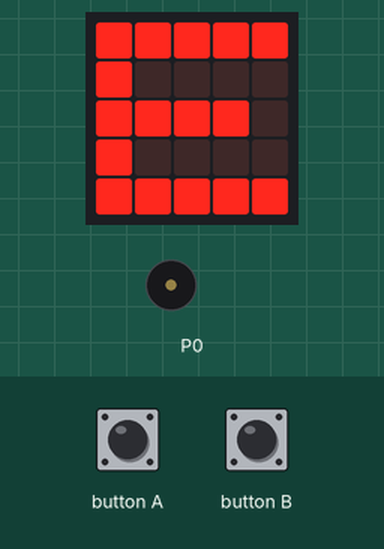
Recording of a program running on a simulated BBC micro:bit running MicroPython. Shown: the board's 5×5 LED display, buzzer (waves = sounding). The test bench sets the inputs (shaded band).

Above: at 1.2 s.
1.3 s: button A pressed for 0.15 s
At 1.6 s:
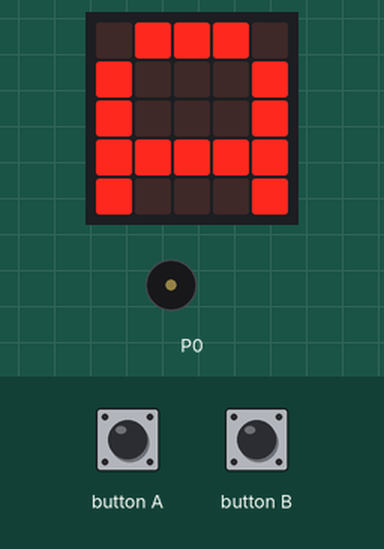
2.9 s: button A pressed for 1 s
At 4.0 s:
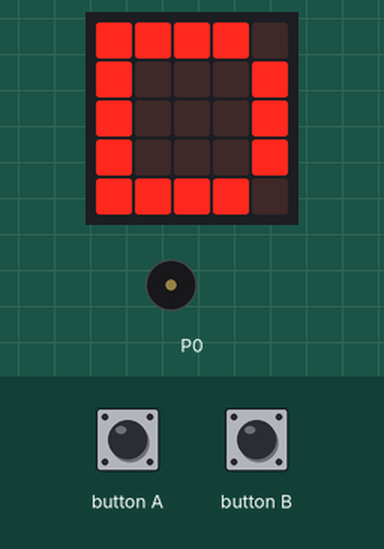
5.4 s: button A pressed for 0.15 s
At 5.9 s:
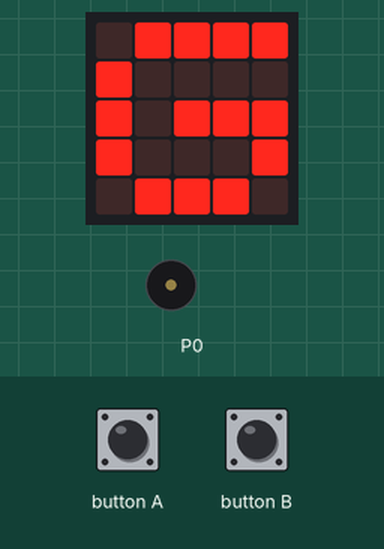
7.0 s: button A pressed for 3.2 s
At 8.4 s:
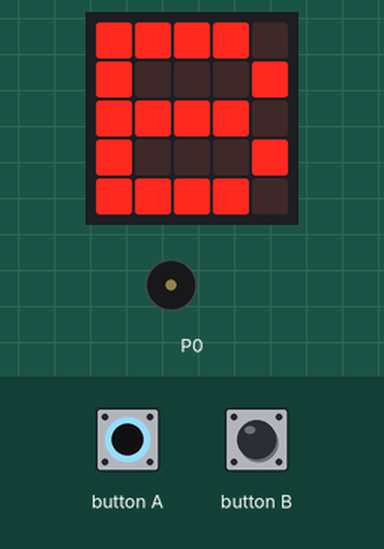
11.7 s: button A pressed for 0.15 s
At 12.9 s:
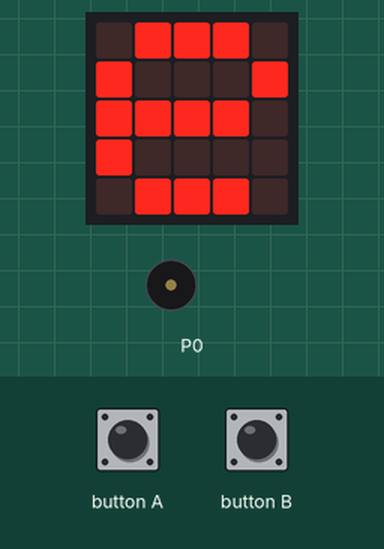
13.3 s: button B pressed for 0.15 s
At 14.1 s:
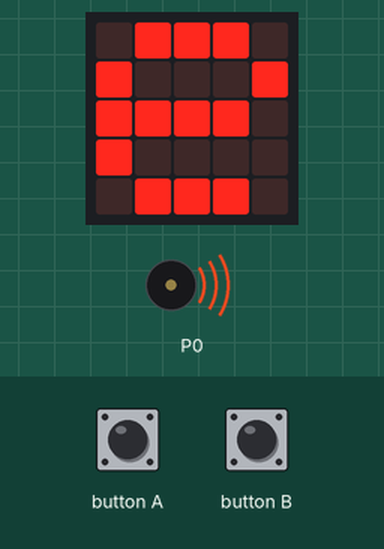
Timing chart, 0 to 16.3 s (numbered marks = the images above; inputs shaded):
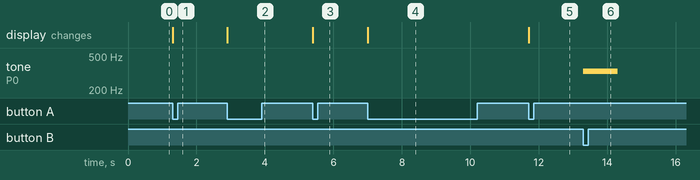

The program:

tuner.py
```python
from microbit import *
import music

# frequency image pairs
# standard guitar tuning
open_string_notes = [
    [ 82,   Image("99999:90000:99990:90000:99999")], # E
    [ 110,  Image("09990:90009:90009:99999:90009")], # A
    [ 147,  Image("99990:90009:90009:90009:99990")], # D
    [ 196,  Image("09999:90000:90999:90009:09990")], # G
    [ 247,  Image("99990:90009:99990:90009:99990")], # B
    [ 330,  Image("09990:90009:99990:90000:09990")]  # E
]

note_count = len(open_string_notes)
current_note = 0

while True:
   # show image instead of letter?
    display.show(open_string_notes[current_note][1])

    # select a string
    if button_a.was_pressed():
        current_note += 1
        if current_note >= note_count:
            current_note = 0
    # play that note
    elif button_b.was_pressed():
        music.pitch(open_string_notes[current_note][0])
        sleep(1000)
        music.stop()
```

Measured:
- after the input at 1.3 s, the display: changes at once (image 1)
- after the input at 2.9 s, the display: changes at once (image 2)
- after the input at 5.4 s, the display: changes at once (image 3)
- after the input at 7.0 s, the display: changes at once (image 4)
- after the input at 11.7 s, the display: changes at once (image 5)
- after the input at 13.3 s, tone on P0: silent → 330 Hz at once, → silent 1.0 s later
